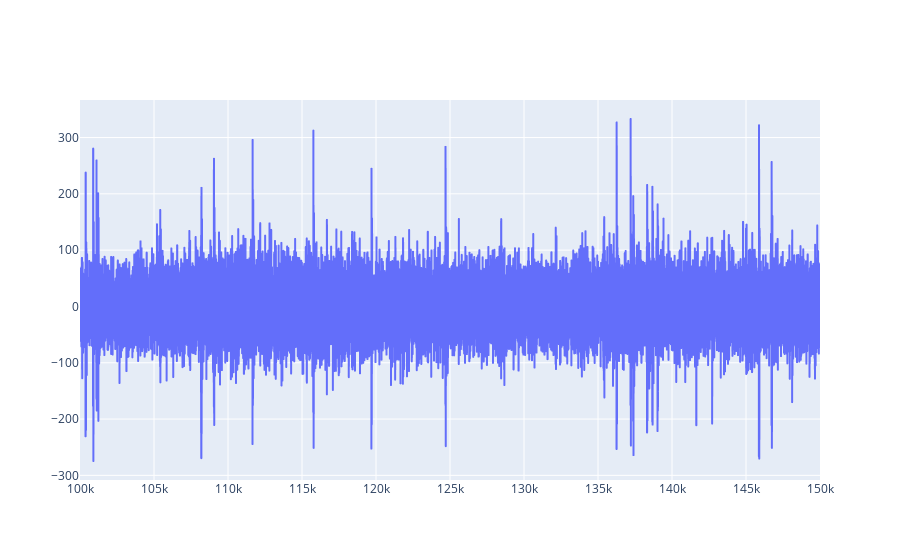

The code cell stored with this chart in its notebook:
### Code cell
# EDA
import plotly.graph_objects as go
start   = 100000
delta   = 50000 
end     = start+delta

chnl = 'Ch1'


fig = go.Figure()
fig.add_trace(go.Scattergl(
                            x=xf.iloc[start:end].index, 
                            y=xf.iloc[start:end][chnl]
                        )
            )
# fig.add_trace(go.Histogram(
#                             x=xf.iloc[start:end]['Ch1'],  
#                         ))

fig.show()

### Figure 1 — Plotly figure (JSON) as saved in the notebook; plotly's stock layout.template omitted (floating-point values rounded to 4 significant figures; data arrays with more than 128 entries replaced by an {"elided": "..."} marker saying what was removed)
{"data": [{"type": "scattergl", "x": {"elided": "50000 int values"}, "y": {"elided": "50000 float values"}}], "layout": {}}
